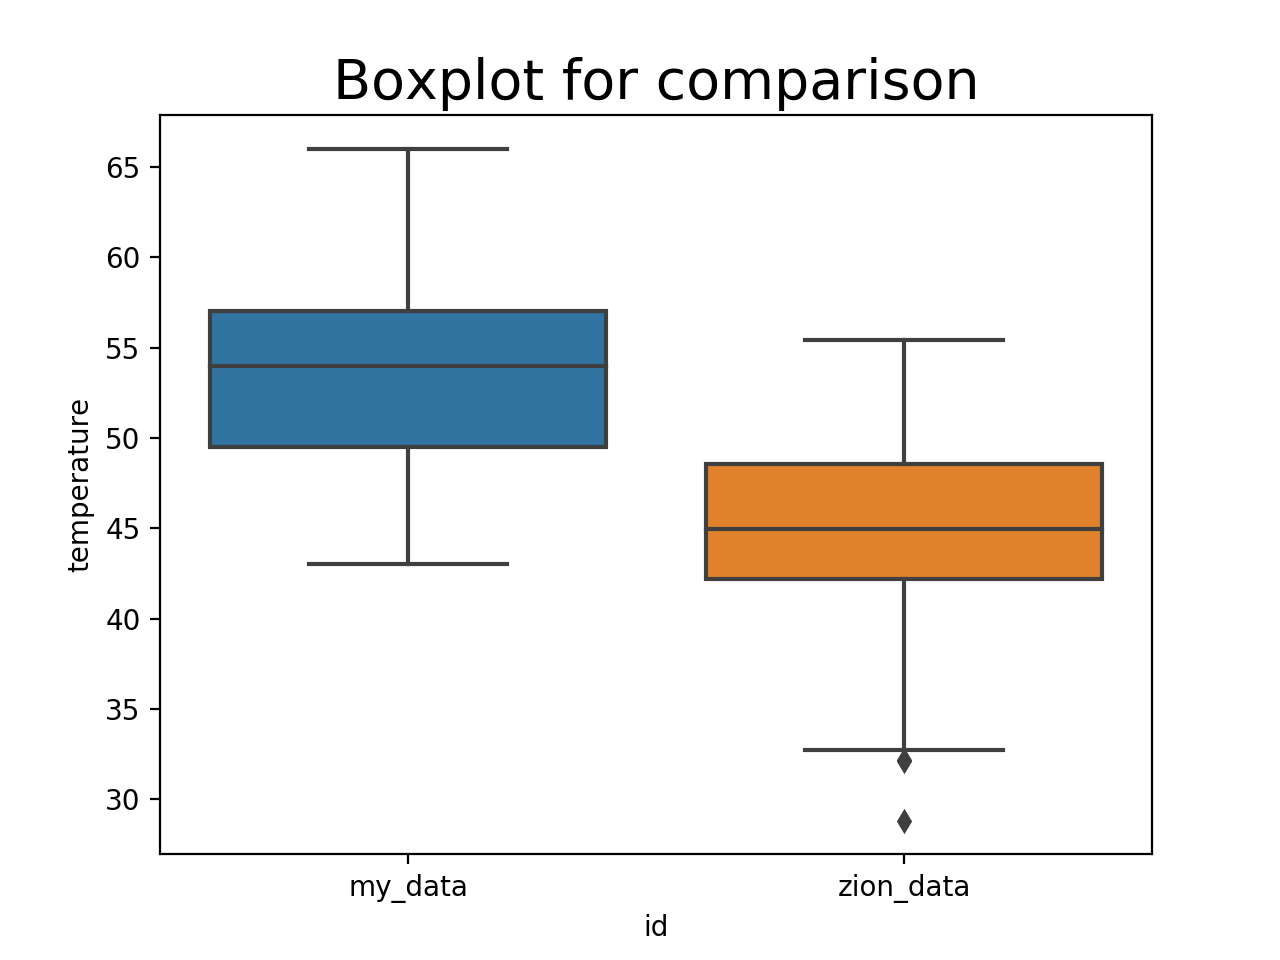

Recreate this plot in Python.
import matplotlib.pyplot as plt
import pandas as pd
import seaborn as sns
import numpy as np
import random

### STEP 1
temperatures = [66, 57, 64, 54, 43, 48, 54, 55, 48, 45, 57, 54, 54, 61]
temperatures_df = pd.DataFrame(temperatures, columns=['temperature'])

### STEP 4
mean = random.randint(temperatures_df['temperature'].min(),temperatures_df['temperature'].max())
std_deviation = random.randint(round(temperatures_df['temperature'].std(),0),round(2*temperatures_df['temperature'].std(),0))
zion_temperatures = np.random.normal(mean, std_deviation, 25)
zion_temperatures = pd.DataFrame(zion_temperatures, columns=['temperature'])
temperatures_df['id'] = 'my_data'
zion_temperatures['id'] = 'zion_data'
both_temp_df = pd.concat((temperatures_df, zion_temperatures))
plt.title('Boxplot for comparison', fontsize=20)
fig = sns.boxplot(x="id",y="temperature",data=both_temp_df)
plt.show()
